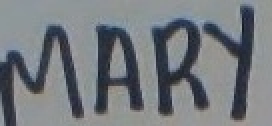
#> input picture crop0.jpg, 136 x 63 px (shown 2 times larger)
$ python imagemanipulator.py   (older library calls are emulated)
#> lines starting #> are read from the running program, lines starting #| are printed output that depends on the picture; after the words box and inside, x2 and y2 are one past the last pixel; in counts of white or black regions, pixels touching at a corner belong together
import cv2
import numpy as np
import scipy.misc
from PIL import Image, ImageEnhance
from matplotlib import pyplot as plt

image = cv2.imread("crop0.jpg", cv2.IMREAD_GRAYSCALE)
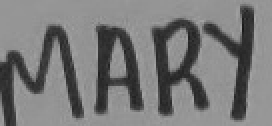
#> image: shape (63, 136) (shown 2 times larger); min 24, max 166, mean 120.8

image = cv2.bilateralFilter(image,9,75,75)
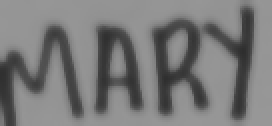
#> image: shape (63, 136) (shown 2 times larger); min 46, max 151, mean 120.7
th2 = cv2.adaptiveThreshold(image,255,cv2.ADAPTIVE_THRESH_GAUSSIAN_C,\
            cv2.THRESH_BINARY,251,2)
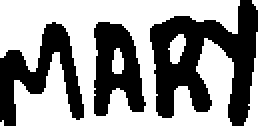
#> th2: shape (63, 136) (shown 2 times larger); 59.4% white; 3 black regions, box (x1, y1, x2, y2) and area: (75, 0, 129, 63) 1756, (0, 11, 42, 63) 925, (47, 11, 73, 58) 794

cv2.imwrite("thresh.jpg", th2)

plt.imshow(th2, cmap='gray'), plt.axis("off")
plt.show()
#scipy.misc.imsave('enhanced1.png',image_enhanced)
im = cv2.imread("crop0.jpg", 0)
enhanced_im = cv2.equalizeHist(im)
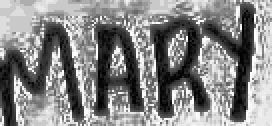
#> enhanced_im: shape (63, 136) (shown 2 times larger); min 0, max 255, mean 133
enhanced_im = cv2.bilateralFilter(enhanced_im,9,75,200)
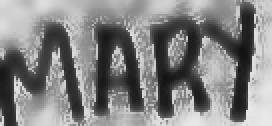
#> enhanced_im: shape (63, 136) (shown 2 times larger); min 17, max 235, mean 131
cv2.imwrite("enhanced.jpg", enhanced_im)

$ run again, with bucket.jpg copied over crop0.jpg
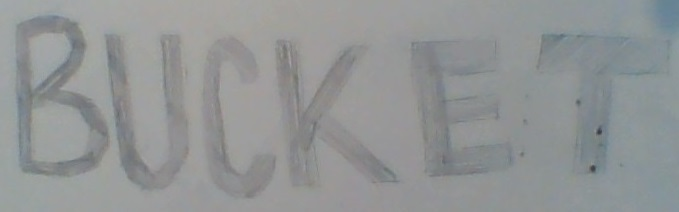
#> input picture bucket.jpg, 679 x 212 px
#> `th2 = cv2.adaptiveThreshold(image,255,cv2.ADAPTIVE_THRESH_GAUSSIAN_C,\..`:
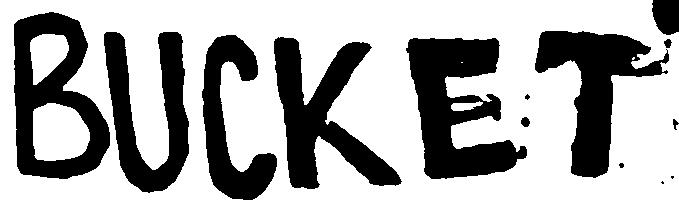
#> th2: shape (212, 679); 67.9% white; 14 black regions (3 under 20 px), largest, box (x1, y1, x2, y2) and area: (406, 38, 527, 179) 9277, (274, 37, 402, 189) 8084, (14, 12, 110, 179) 7974
#> `enhanced_im = cv2.equalizeHist(im)`:
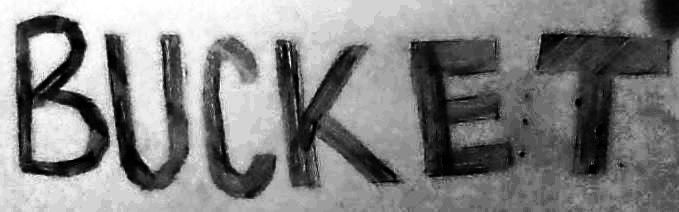
#> enhanced_im: shape (212, 679); min 0, max 255, mean 131.4
